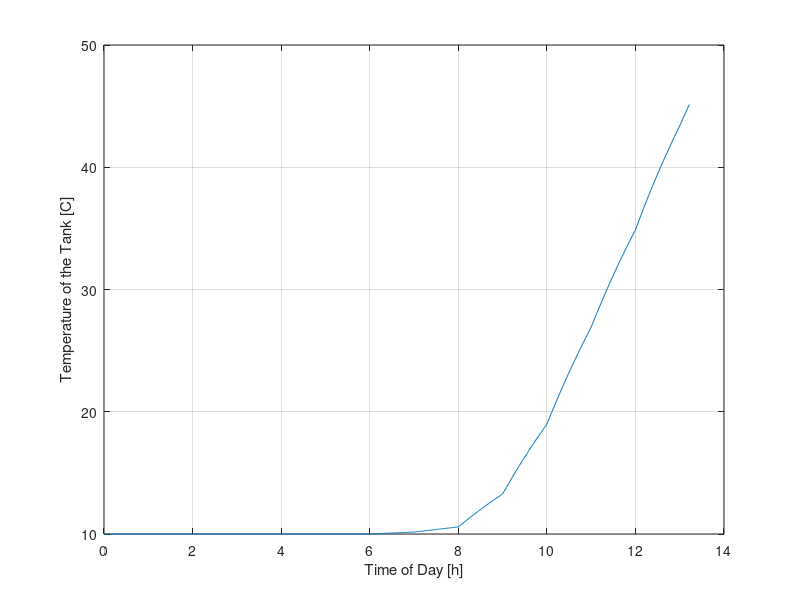

The MATLAB script that drew this image:

%Design Parameters
tube_di = 0.025;
tube_length = 153;
mass_flow_rate = 0.1;
panel_eff = 0.157;

%__________________________________
%Constants
sigma = 5.67*10^-8;
epsilon_p = 0.9;
alpha_p = 0.9;
accel_grav = 9.81;

%__________________________________
%Weather
weather = [
 0     0          3.244579  285.483667
 1     0          3.190982  285.039667;
 2     0          3.158175  284.702649;
 3     0          3.136035  284.420456;
 4     0          3.101807  284.235246;
 5     0          3.082982  284.084175;
 6    22.804737   3.124526  284.196263;
 7    61.219965   3.233263  284.886597;
 8   162.710526   3.484596  285.875228;
 9   274.003772   3.752456  286.848930;
10   386.304579   3.916684  287.769912;
11   445.779544   4.022912  288.565790;
12   530.500140   4.173035  289.210492;
13   557.153842   4.311947  289.672807;
14   541.482281   4.400368  290.023754;
15   524.346316   4.451368  290.259491;
16   459.854632   4.432719  290.294333;
17   374.063667   4.368035  290.140526;
18   252.689684   4.283105  289.837790;
19   128.558333   4.126860  289.389544;
20    46.958737   3.855632  288.747439;
21    13.445070   3.534579  287.879140;
22     0          3.338491  286.803088;
23     0          3.311509  285.986316;

];


%__________________________________

%Geometry
%__________________________________
%Cavity
c_thickness = 0.1;
c_width = 1.58;
c_length = 0.808;
%__________________________________
% Glass
g_thickness = 0.002;
%__________________________________
%Tube
tube_area = pi * tube_di * tube_length;
%__________________________________
%Plate
num_panels = 12;
total_p_area = c_width * c_length * num_panels;
inclination_ang = 40*(pi/180);
critical_ang = 62.43*(pi/180);

%__________________________________
%Water Properties @30 degrees
w_k = 0.615;
w_dyn_vis = 0.798 * 10^-3;
w_Pr = 5.42;
w_cp = 4178;

%__________________________________
%Air Properties @40 degrees
R = 287;
a_density = 1.127;
a_cp = 1007;
a_k = 0.02662;
a_dyn_vis = 1.918*10^-5;
a_Pr = 0.7255;
atm_p = 10^5;

%Resistance: Rw, Ra, Rg
%Plate/Tube to water convection
Re_D = (4*mass_flow_rate)/(pi*w_dyn_vis*tube_di);
friction = (0.79*log(Re_D)-1.64)^-2;
if Re_D < 2300
  Nu_D = 3.66;
elseif Re_D >= 3000
  Nu_D = ((friction/8)*(Re_D-1000)*w_Pr)/(1+12.7*(sqrt(friction/8))*(w_Pr^(2/3)-1));
 else
 error('Transition Region');
end
h_w = (Nu_D*w_k)/tube_di;
R_w = 1/(tube_area* h_w);


%Glass Conduction
g_k = 0.78;
R_g = g_thickness/(g_k*total_p_area);


%Tank
tank_mass = 300;
T_w = 283.15;
end_temp = 45+273.15;
dt = 60;
T_0 = 0;
Max_s = 24*3600;
N_inc = (Max_s/dt);
time = linspace(T_0,Max_s,N_inc+1);
total_seconds = 0;
tank_temp = T_w - 273.15;

old_Tp = 350;
old_Tg = 300;

for jj=1:N_inc
  current_time = time(jj);
  hour = floor(current_time/3600);
  row = hour + 1;

  G = weather(row,2);
  wind_speed = weather(row,3);
  T_a = weather(row, 4);
  T_sky = 0.0552*T_a^1.5;
  qs = (alpha_p - panel_eff)* G;
  %Convection from outer glass to outside
  h_a =5.7 + 3.8*wind_speed;
  R_a = 1/(h_a*total_p_area);
  P_PV = panel_eff*G*total_p_area;

for iteration = 1:100
 avg_c_temp = (old_Tp+old_Tg)/2;
 beta = 1/avg_c_temp;
 Ra_c = accel_grav*beta*abs(old_Tp-old_Tg)*c_thickness^3/(a_dyn_vis/(atm_p/(R*avg_c_temp)))^2*a_Pr;


 if Ra_c >= 10^8
   error('outside range');

 elseif Ra_c <= 1708
   Nu_horizontal = 1;

 else
   Nu_horizontal = 1 + 1.44*max(0,(1-1708/Ra_c))+ max(0,((Ra_c^(1/3)/18)-1));

 end

  Nu_vertical = 0.22*(a_Pr*Ra_c/(0.2+a_Pr))^0.28*(c_length/c_thickness)^(-1/4);


  if old_Tp > old_Tg
    Nu_c = Nu_horizontal*(Nu_vertical/Nu_horizontal)^(inclination_ang/critical_ang)*sin(critical_ang)^(inclination_ang/(4*critical_ang));

  elseif old_Tp < old_Tg
    Nu_c = 1+(Nu_vertical-1)*sin(inclination_ang);

  else
    Nu_c = 1;

end

h_c = (Nu_c*a_k)/c_thickness;
R_c = 1/(h_c*total_p_area);
R_top = R_c + R_g + R_a;
R_sky = 1/(epsilon_p*sigma*total_p_area*(old_Tp+T_sky)*(old_Tp^2+T_sky^2));
w_conductance = mass_flow_rate*w_cp*(1-exp(-h_w*tube_area/(mass_flow_rate*w_cp)));

new_Tp = (T_w*w_conductance + T_a/R_top +T_sky/R_sky + qs*total_p_area)/(w_conductance + 1/R_top + 1/R_sky);
new_Tg = new_Tp - (R_c/R_top)*(new_Tp - T_a);

plate_change = abs(old_Tp-new_Tp);
glass_change = abs(old_Tg-new_Tg);

old_Tg = new_Tg;
old_Tp = new_Tp;

if plate_change < 0.001 && glass_change < 0.001
break;

end

end

T_out = old_Tp + (T_w - old_Tp)*exp(-h_w*tube_area/(mass_flow_rate*w_cp));
Q_useful = mass_flow_rate*w_cp *(T_out-T_w);

if Q_useful < 0
  Q_useful = 0;
end

Q_tank = Q_useful + P_PV;

T_w = T_w+Q_tank*dt/(tank_mass*w_cp);
total_seconds(jj+1) = time(jj+1);
tank_temp(jj+1) = T_w-273.15;

if T_w > end_temp
  break;
end
end

figure (1);
plot(total_seconds/3600, tank_temp);
xlabel('Time of Day [h]');
ylabel('Temperature of the Tank [C]');
grid on;
